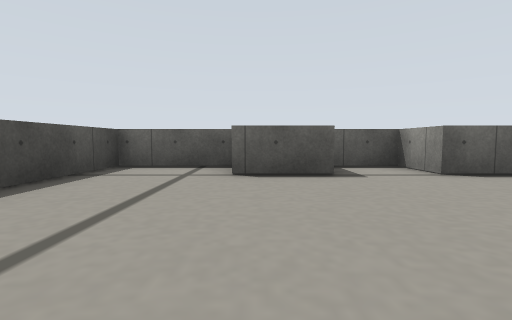
view 1 (above)

16 first-person views from a walk through a world built for the Gazebo simulator. The camera is 0.1 m above the floor, tilts 4° down and sees 85° across. The floor is counted in squares, 0.2 m on a side. Each view is taken from the middle of a square. On the plan, view 1 faces up. The plan holds only what a view shows up to about 9 squares ahead; the rest is blank.

view 2
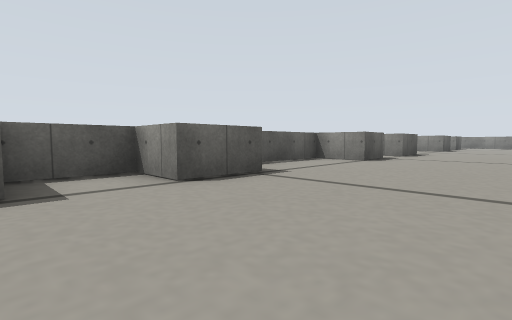

view 3
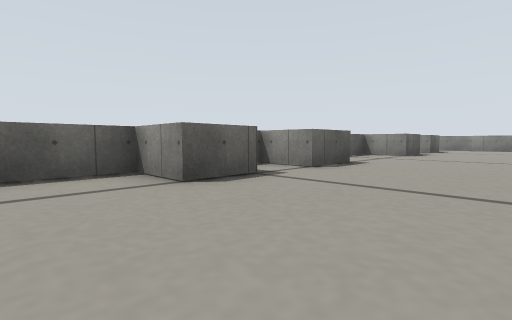

view 4
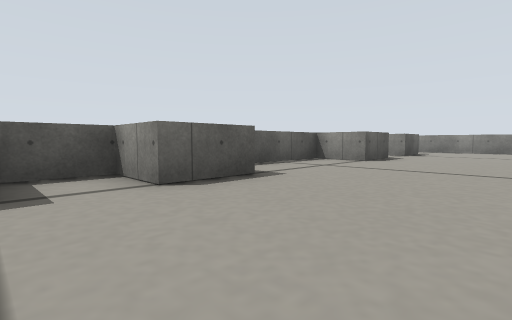

view 5
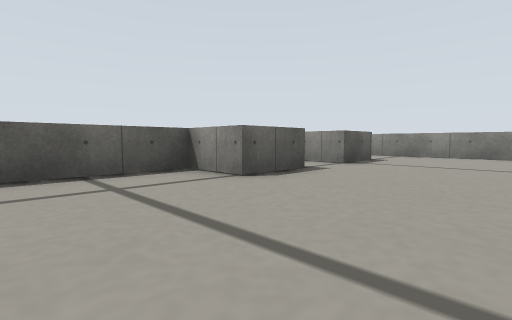

view 6
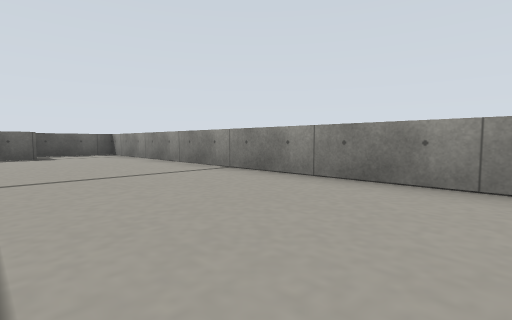

view 7
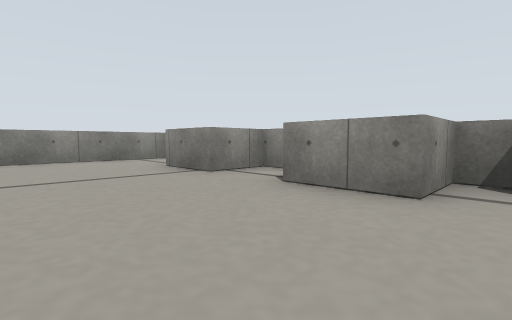

view 8
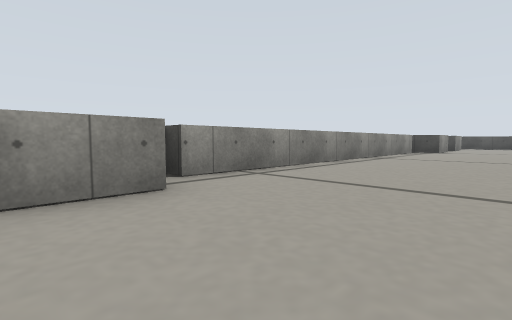

view 9
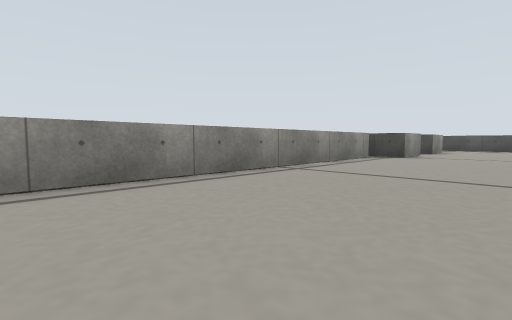

view 10
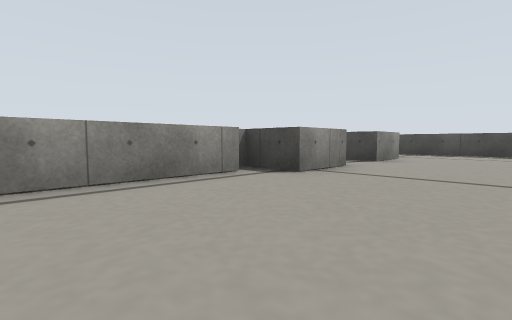

view 11
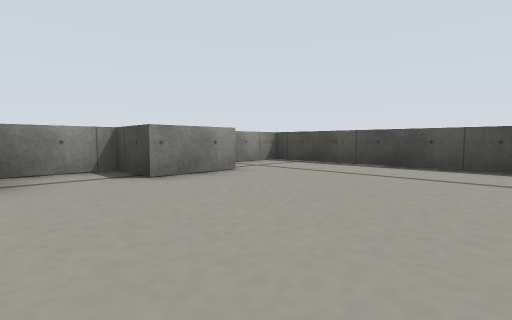

view 12
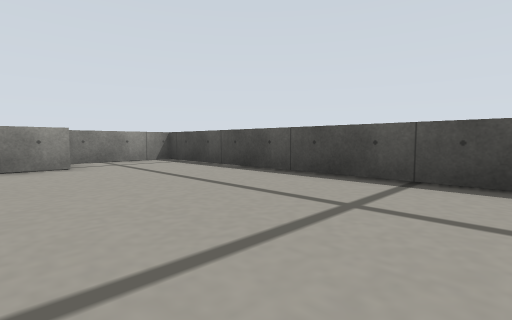

view 13
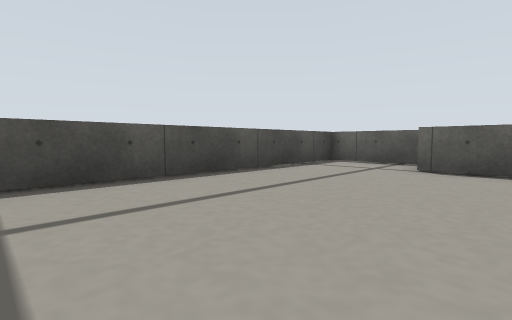

view 14
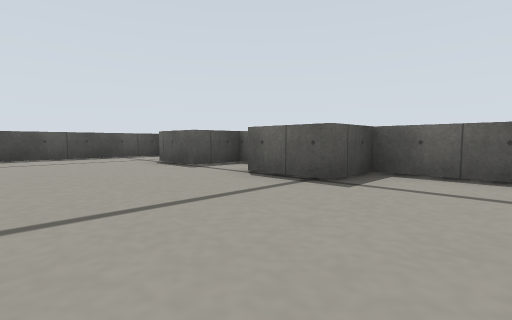

view 15
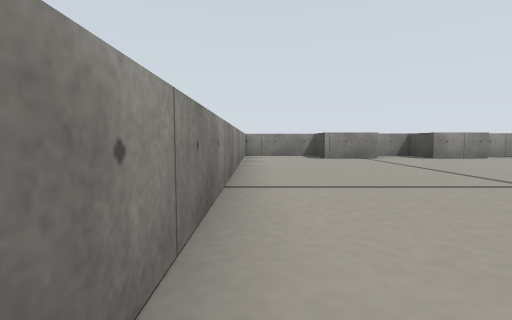

view 16
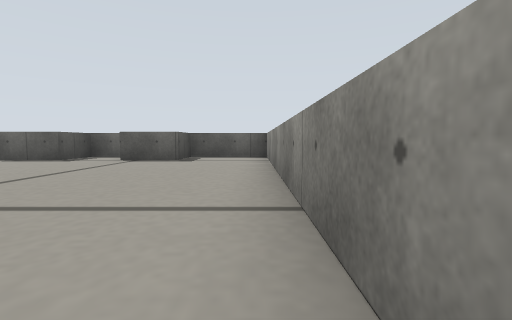

### Floor plan
Points are (right, up) in squares from view 1. A wall is a line through its corners. A room is listed if a view was taken in it or the views show most of it. See-through windows are left out.
Room 1 (views 1, 2, 3, 4, 5, 6, 7, 8, 9, 10, 11, 12, 13, 14, 15, 16)
walls: (9.1, 4.1) (7.7, 4.1) (7.7, 5.3) (4.2, 5.3) (4.2, 4.1) (2.7, 4.1) (2.7, 5.3) (1.2, 5.3) (1.2, 4.1) (-0.4, 4.1); (12, 4.1) (10.4, 4.1) (10.4, 5.3) (9.1, 5.3); (4.9, -6.4) (15, -6.4); (15, -6.9) (15.6, -6.9) (15.6, -5.6) (17.1, -5.6) (17.1, -6.9) (18.7, -6.9) (18.7, -5.6) (20.1, -5.6) (20.1, -6.9) (22.3, -6.9) (22.3, 5.3) (20.1, 5.3) (20.1, 4.1) (18.7, 4.1) (18.7, 5); (2.8, -5.6) (4.4, -5.6) (4.4, -6.9); (18, 5.3) (17.1, 5.3) (17.1, 3.9) (15.6, 3.9) (15.6, 5.3) (13.1, 5.3); (-0.2, -5.6) (1.4, -5.6) (1.4, -6.9) (2.9, -6.9); (-0.4, 5.3) (-2.6, 5.3) (-2.6, -6.9) (-0.4, -6.9)

Positions as (right, up) in squares from view 1, and headings:
1: (0, 0), facing up
2: (1, 1), facing up-right
3: (6, 1), facing up-right
4: (9, 1), facing up-right
5: (13, 1), facing up-right
6: (19, -5), facing up-right
7: (15, -3), facing down-right
8: (17, -3), facing down-left
9: (13, -3), facing down-left
10: (8, -3), facing down-left
11: (3, -2), facing down-left
12: (1, 0), facing down-left
13: (1, -1), facing up-left
14: (6, 1), facing up-left
15: (22, 2), facing down
16: (22, -3), facing up
